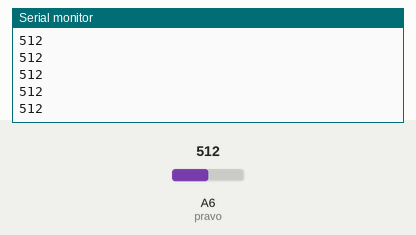
Recording of a sketch running on a simulated Arduino Nano, built with avr-gcc and run on an emulated ATmega328P. On the bench: the last lines printed to the serial monitor. The inputs (shaded band) are chosen by the test bench; at power-on: A6 (pravo) = 512.

Above: at 1.2 s.
1.3 s: A6 (pravo) set to 716
At 2.0 s:
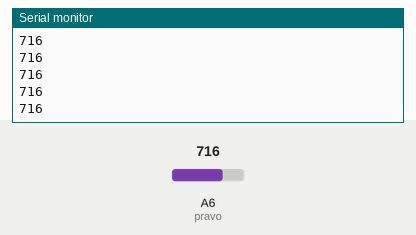
2.8 s: A6 (pravo) set to 900
At 3.6 s:
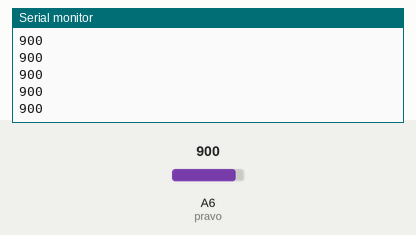
Timing chart, 0 to 5.8 s (numbered marks = the images above; inputs shaded):
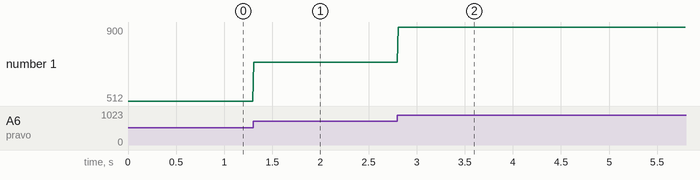

The sketch:

svet_probe01.ino
```cpp
void setup() {
 pinMode(A6,INPUT); // pravo
  pinMode(19,INPUT); //levo
 Serial.begin(9600);
}

void loop() {
  Serial.println(analogRead(A6));
  delay(10);

}
```

Measured:
- after the input at 1.3 s, the serial monitor: prints a new line at once (image 1)
- after the input at 2.8 s, the serial monitor: prints a new line at once (image 2)
- plotted number 1: 512 → 716 after the input at 1.3 s, 716 → 900 after the input at 2.8 s
